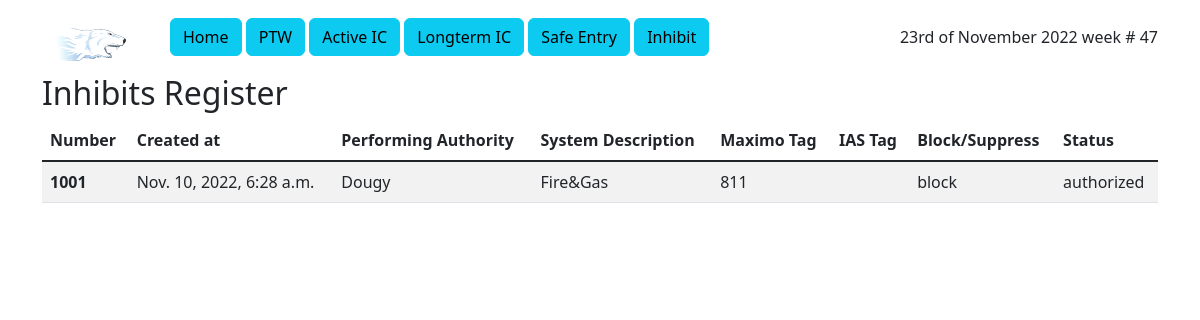
Page /ptw/inhibit/ on the committed database.
### ptw/models.py (models this page shows)
class Inhibit(models.Model):
    id = models.IntegerField(primary_key=True)
    status = models.CharField(max_length=10, choices=[
        ('created', 'created'),
        ('authorized', 'authorized'),
        ('closed', 'closed'),
        ('cancelled', 'cancelled')
    ], default='created')
    created_at = models.DateTimeField(default=timezone.now)
    performing_authority = models.CharField(max_length=24, default='TBC')
    authorized_at = models.DateTimeField(default=timezone.now)
    closed_at = models.DateTimeField(default=timezone.now)
    system_description = models.CharField(max_length=24, default='TBC')
    system_maximo_tag = models.CharField(max_length=24, default='TBC')
    ias_tags = models.CharField(max_length=60, default='TBC')
    block_or_suppress = models.CharField(max_length=10, choices=[
        ('block', 'block'),
        ('suppress', 'suppress')
    ], default='block')
    location = models.CharField(max_length=60, default='TBC')
    work_description = models.CharField(max_length=60, default='TBC')
    related_tags = models.CharField(max_length=60, default='TBC')

### ptw/views.py (the view)
# urls.py: path('inhibit/', views.InhibitView.as_view(), name='inhibit'),
class InhibitView(generic.ListView):
    template_name = 'ptw/inhibit_index.html'
    context_object_name = 'inhibit'
    def get_queryset(self):
        return Inhibit.objects.filter(
            status__exact='authorized'
        )

### ptw/templates/ptw/inhibit_index.html
{% extends 'ptw/nav.html' %}
{% block content %}
<h2>Inhibits Register</h2>
<div class="table-responsive">
<table class="table table-striped table-hover">
<thead>
      <tr>
          <th scope="col">Number</th>
          <th scope="col">Created at</th>
          <th scope="col">Performing Authority</th>
          <th scope="col">System Description</th>
          <th scope="col">Maximo Tag</th>
          <th scope="col">IAS Tag</th>
          <th scope="col">Block/Suppress</th>
          <th scope="col">Status</th>
      </tr>
</thead>
{% if inhibit %}
            {% for item in inhibit %}
                <tbody class="table-group-divider">
                    <tr>
                        <th scope="row">{{ item.id }}</th>
                        <td>{{ item.created_at }}</td>
                        <td>{{ item.performing_authority }}</td>
                        <td>{{ item.system_description }}</td>
                        <td>{{ item.system_maximo_tag }}</td>
                        <td>{{ item.ias_tag }}</td>
                        <td>{{ item.block_or_suppress }}</td>
                        <td>{{ item.status }}</td>
                    </tr>
                </tbody>
            {% endfor %}
{% else %}
    <p>No inhibits are currently active.</p>
{% endif %}
</table>
</div>
{% endblock %}

### rows in the picture
Inhibit: id "1001", created_at "Nov. 10, 2022, 6:28 a.m.", performing_authority "Dougy", system_description "Fire&Gas", system_maximo_tag "811", block_or_suppress "block", status "authorized"
